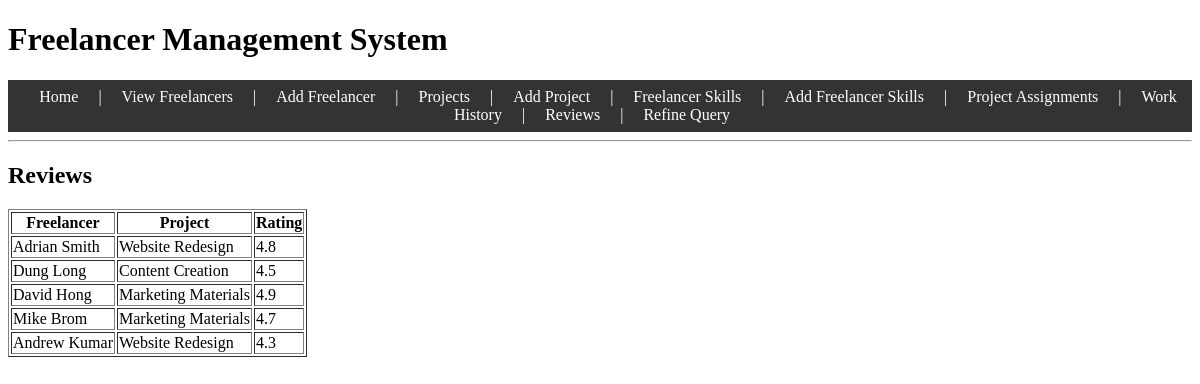
The app's page /reviews with its own data.
### tables this page shows
CREATE TABLE reviews (
    reviewID INTEGER PRIMARY KEY AUTOINCREMENT,
    rating REAL NOT NULL,
    flID INTEGER NOT NULL,
    projectID INTEGER NOT NULL,
    FOREIGN KEY (flID) REFERENCES profiles(flID),
    FOREIGN KEY (projectID) REFERENCES projects(projectID)
);

CREATE TABLE profiles (
    flID INTEGER PRIMARY KEY AUTOINCREMENT,
    name TEXT NOT NULL,
    rate REAL NOT NULL,
    availability TEXT NOT NULL
);

CREATE TABLE projects (
    projectID INTEGER PRIMARY KEY AUTOINCREMENT,
    title TEXT NOT NULL,
    budget REAL NOT NULL,
    organizationID INTEGER NOT NULL, -- Organizations table Foreign key
    FOREIGN KEY (organizationID) REFERENCES organizations(organizationID)
);

### app.py (the view)
@app.route("/reviews")
def reviews():
    c = get_db_connection()
    reviews = c.execute(
        "SELECT profiles.name AS freelancer, projects.title AS project, reviews.rating "
        "FROM reviews "
        "JOIN profiles ON reviews.flID = profiles.flID "
        "JOIN projects ON reviews.projectID = projects.projectID"
    ).fetchall()
    c.close()
    return render_template("reviews.html", reviews=reviews)

### app.py (called while the page is built)
def get_db_connection():
    c = sqlite3.connect(DB_PATH)
    c.row_factory = sqlite3.Row
    return c

### templates/reviews.html
{% extends "base.html" %}
{% block content %}
<h2>Reviews</h2>
<table border="1">
    <tr>
        <th>Freelancer</th>
        <th>Project</th>
        <th>Rating</th>
    </tr>
    {% for review in reviews %}
    <tr>
        <td>{{ review.freelancer }}</td>
        <td>{{ review.project }}</td>
        <td>{{ review.rating }}</td>
    </tr>
    {% endfor %}
</table>
{% endblock %}

### records on screen
reviews: freelancer "Adrian Smith", project "Website Redesign", rating "4.8"
reviews: freelancer "Dung Long", project "Content Creation", rating "4.5"
reviews: freelancer "David Hong", project "Marketing Materials", rating "4.9"
reviews: freelancer "Mike Brom", project "Marketing Materials", rating "4.7"
reviews: freelancer "Andrew Kumar", project "Website Redesign", rating "4.3"
